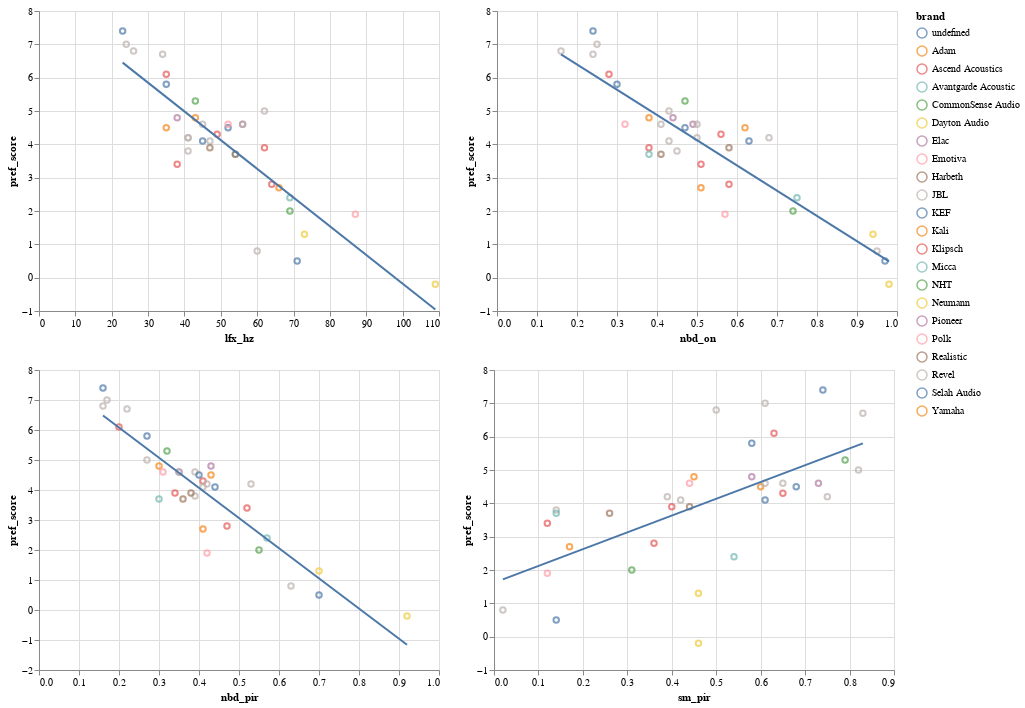

Notebook source saved alongside this figure:
### Code cell
(g_lfx|g_nbd_on)&(g_nbd_pir|g_sm_pir)

### Figure 1 — Vega-Lite specification as saved in the notebook (floating-point values rounded to 4 significant figures)
{"config": {"view": {"continuousWidth": 400, "continuousHeight": 300}}, "vconcat": [{"hconcat": [{"layer": [{"mark": "point", "encoding": {"color": {"type": "nominal", "field": "brand"}, "tooltip": [{"type": "nominal", "field": "speaker"}, {"type": "quantitative", "field": "lfx_hz"}, {"type": "quantitative", "field": "pref_score"}], "x": {"type": "quantitative", "field": "lfx_hz"}, "y": {"type": "quantitative", "field": "pref_score"}}}, {"mark": "line", "encoding": {"color": {"type": "nominal", "field": "brand"}, "tooltip": [{"type": "nominal", "field": "speaker"}, {"type": "quantitative", "field": "lfx_hz"}, {"type": "quantitative", "field": "pref_score"}], "x": {"type": "quantitative", "field": "lfx_hz"}, "y": {"type": "quantitative", "field": "pref_score"}}, "transform": [{"on": "lfx_hz", "regression": "pref_score"}]}]}, {"layer": [{"mark": "point", "encoding": {"color": {"type": "nominal", "field": "brand"}, "tooltip": [{"type": "nominal", "field": "speaker"}, {"type": "quantitative", "field": "nbd_on"}, {"type": "quantitative", "field": "pref_score"}], "x": {"type": "quantitative", "field": "nbd_on"}, "y": {"type": "quantitative", "field": "pref_score"}}}, {"mark": "line", "encoding": {"color": {"type": "nominal", "field": "brand"}, "tooltip": [{"type": "nominal", "field": "speaker"}, {"type": "quantitative", "field": "nbd_on"}, {"type": "quantitative", "field": "pref_score"}], "x": {"type": "quantitative", "field": "nbd_on"}, "y": {"type": "quantitative", "field": "pref_score"}}, "transform": [{"on": "nbd_on", "regression": "pref_score"}]}]}]}, {"hconcat": [{"layer": [{"mark": "point", "encoding": {"color": {"type": "nominal", "field": "brand"}, "tooltip": [{"type": "nominal", "field": "speaker"}, {"type": "quantitative", "field": "nbd_pir"}, {"type": "quantitative", "field": "pref_score"}], "x": {"type": "quantitative", "field": "nbd_pir"}, "y": {"type": "quantitative", "field": "pref_score"}}}, {"mark": "line", "encoding": {"color": {"type": "nominal", "field": "brand"}, "tooltip": [{"type": "nominal", "field": "speaker"}, {"type": "quantitative", "field": "nbd_pir"}, {"type": "quantitative", "field": "pref_score"}], "x": {"type": "quantitative", "field": "nbd_pir"}, "y": {"type": "quantitative", "field": "pref_score"}}, "transform": [{"on": "nbd_pir", "regression": "pref_score"}]}]}, {"layer": [{"mark": "point", "encoding": {"color": {"type": "nominal", "field": "brand"}, "tooltip": [{"type": "nominal", "field": "speaker"}, {"type": "quantitative", "field": "sm_pir"}, {"type": "quantitative", "field": "pref_score"}], "x": {"type": "quantitative", "field": "sm_pir"}, "y": {"type": "quantitative", "field": "pref_score"}}}, {"mark": "line", "encoding": {"color": {"type": "nominal", "field": "brand"}, "tooltip": [{"type": "nominal", "field": "speaker"}, {"type": "quantitative", "field": "sm_pir"}, {"type": "quantitative", "field": "pref_score"}], "x": {"type": "quantitative", "field": "sm_pir"}, "y": {"type": "quantitative", "field": "pref_score"}}, "transform": [{"on": "sm_pir", "regression": "pref_score"}]}]}]}], "data": {"name": "data-fad3aa6108149225340222c0fca83637"}, "$schema": "https://vega.github.io/schema/vega-lite/v4.0.2.json", "datasets": {"data-fad3aa6108149225340222c0fca83637": [{"speaker": "Adam S2V", "brand": "Adam", "pref_score": 4.8, "lfx_hz": 43, "nbd_on": 0.38, "nbd_pir": 0.3, "sm_pir": 0.45}, {"speaker": "Ascend Acoustics Sierra 2", "brand": "Ascend Acoustics", "pref_score": 4.3, "lfx_hz": 49, "nbd_on": 0.56, "nbd_pir": 0.41, "sm_pir": 0.65}, {"speaker": "Ascend Acoustics CMT-340", "brand": "Ascend Acoustics", "pref_score": 2.8, "lfx_hz": 64, "nbd_on": 0.58, "nbd_pir": 0.47, "sm_pir": 0.36}, {"speaker": "Ascend Acoustics CBM-170 SE", "brand": "Ascend Acoustics", "pref_score": 3.9, "lfx_hz": 62, "nbd_on": 0.38, "nbd_pir": 0.34, "sm_pir": 0.4}, {"speaker": "Dayton Audio B652-AIR", "brand": "Dayton Audio", "pref_score": 1.3, "lfx_hz": 73, "nbd_on": 0.94, "nbd_pir": 0.7, "sm_pir": 0.46}, {"speaker": "JBL 104", "brand": "JBL", "pref_score": 0.8, "lfx_hz": 60, "nbd_on": 0.95, "nbd_pir": 0.63, "sm_pir": 0.02}, {"speaker": "JBL 705P", "brand": "JBL", "pref_score": 4.2, "lfx_hz": 41, "nbd_on": 0.5, "nbd_pir": 0.42, "sm_pir": 0.39}, {"speaker": "Kali IN-8", "brand": "Kali", "pref_score": 4.5, "lfx_hz": 35, "nbd_on": 0.62, "nbd_pir": 0.43, "sm_pir": 0.6}, {"speaker": "Pioneer SP-BS22-LR", "brand": "Pioneer", "pref_score": 4.6, "lfx_hz": 56, "nbd_on": 0.49, "nbd_pir": 0.35, "sm_pir": 0.73}, {"speaker": "Revel C52", "brand": "Revel", "pref_score": 5.0, "lfx_hz": 62, "nbd_on": 0.43, "nbd_pir": 0.27, "sm_pir": 0.82}, {"speaker": "Revel F35", "brand": "Revel", "pref_score": 4.6, "lfx_hz": 56, "nbd_on": 0.41, "nbd_pir": 0.35, "sm_pir": 0.65}, {"speaker": "Revel M16", "brand": "Revel", "pref_score": 4.6, "lfx_hz": 45, "nbd_on": 0.5, "nbd_pir": 0.39, "sm_pir": 0.61}, {"speaker": "Revel F208", "brand": "Revel", "pref_score": 7.0, "lfx_hz": 24, "nbd_on": 0.25, "nbd_pir": 0.17, "sm_pir": 0.61}, {"speaker": "Elac Adante AS-61", "brand": "Revel", "pref_score": 4.2, "lfx_hz": 41, "nbd_on": 0.68, "nbd_pir": 0.53, "sm_pir": 0.75}, {"speaker": "Emotiva Airmotive 6s", "brand": "Elac", "pref_score": 4.8, "lfx_hz": 38, "nbd_on": 0.44, "nbd_pir": 0.43, "sm_pir": 0.58}, {"speaker": "JBL Control 1 Pro", "brand": "Emotiva", "pref_score": 1.9, "lfx_hz": 87, "nbd_on": 0.57, "nbd_pir": 0.42, "sm_pir": 0.12}, {"speaker": "JBL 305P Mark ii", "brand": "JBL", "pref_score": 3.8, "lfx_hz": 41, "nbd_on": 0.45, "nbd_pir": 0.39, "sm_pir": 0.14}, {"speaker": "JBL 4367", "brand": "JBL", "pref_score": 6.7, "lfx_hz": 34, "nbd_on": 0.24, "nbd_pir": 0.22, "sm_pir": 0.83}, {"speaker": "JBL M2", "brand": "JBL", "pref_score": 6.8, "lfx_hz": 26, "nbd_on": 0.16, "nbd_pir": 0.16, "sm_pir": 0.5}, {"speaker": "Micca RB42", "brand": "JBL", "pref_score": 4.1, "lfx_hz": 47, "nbd_on": 0.43, "nbd_pir": 0.41, "sm_pir": 0.42}, {"speaker": "Selah Audio RC3R", "brand": "Micca", "pref_score": 3.7, "lfx_hz": 54, "nbd_on": 0.38, "nbd_pir": 0.3, "sm_pir": 0.14}, {"speaker": "Harbeth Monitor 30.0", "brand": "Selah Audio", "pref_score": 4.5, "lfx_hz": 52, "nbd_on": 0.47, "nbd_pir": 0.4, "sm_pir": 0.68}, {"speaker": "KEF Q100", "brand": "Harbeth", "pref_score": 3.9, "lfx_hz": 47, "nbd_on": 0.58, "nbd_pir": 0.38, "sm_pir": 0.44}, {"speaker": "KEF R3", "brand": "KEF", "pref_score": 5.8, "lfx_hz": 35, "nbd_on": 0.3, "nbd_pir": 0.27, "sm_pir": 0.58}, {"speaker": "KEF LS50", "brand": "KEF", "pref_score": 4.1, "lfx_hz": 45, "nbd_on": 0.63, "nbd_pir": 0.44, "sm_pir": 0.61}, {"speaker": "KEF Reference 5", "brand": "KEF", "pref_score": 7.4, "lfx_hz": 23, "nbd_on": 0.24, "nbd_pir": 0.16, "sm_pir": 0.74}, {"speaker": "Polk T15", "brand": "KEF", "pref_score": 0.5, "lfx_hz": 71, "nbd_on": 0.97, "nbd_pir": 0.7, "sm_pir": 0.14}, {"speaker": "Neumann KH 80", "brand": "Polk", "pref_score": 4.6, "lfx_hz": 52, "nbd_on": 0.32, "nbd_pir": 0.31, "sm_pir": 0.44}, {"speaker": "Realistic MC-1000", "brand": "Neumann", "pref_score": -0.2, "lfx_hz": 109, "nbd_on": 0.98, "nbd_pir": 0.92, "sm_pir": 0.46}, {"speaker": "Yamaha HS5", "brand": "Realistic", "pref_score": 3.7, "lfx_hz": 54, "nbd_on": 0.41, "nbd_pir": 0.36, "sm_pir": 0.26}, {"speaker": "NHT Pro M-00", "brand": "Yamaha", "pref_score": 2.7, "lfx_hz": 66, "nbd_on": 0.51, "nbd_pir": 0.41, "sm_pir": 0.17}, {"speaker": "Klipsch R41M", "brand": "NHT", "pref_score": 2.0, "lfx_hz": 69, "nbd_on": 0.74, "nbd_pir": 0.55, "sm_pir": 0.31}, {"speaker": "Klipsch RP-600M", "brand": "Klipsch", "pref_score": 3.4, "lfx_hz": 38, "nbd_on": 0.51, "nbd_pir": 0.52, "sm_pir": 0.12}, {"speaker": "Genelec 8341A", "brand": "Klipsch", "pref_score": 6.1, "lfx_hz": 35, "nbd_on": 0.28, "nbd_pir": 0.2, "sm_pir": 0.63}, {"speaker": "Tannoy System 600", "brand": "Avantgarde Acoustic", "pref_score": 2.4, "lfx_hz": 69, "nbd_on": 0.75, "nbd_pir": 0.57, "sm_pir": 0.54}, {"speaker": "Zaph Audio ZA5", "brand": "CommonSense Audio", "pref_score": 5.3, "lfx_hz": 43, "nbd_on": 0.47, "nbd_pir": 0.32, "sm_pir": 0.79}]}}
